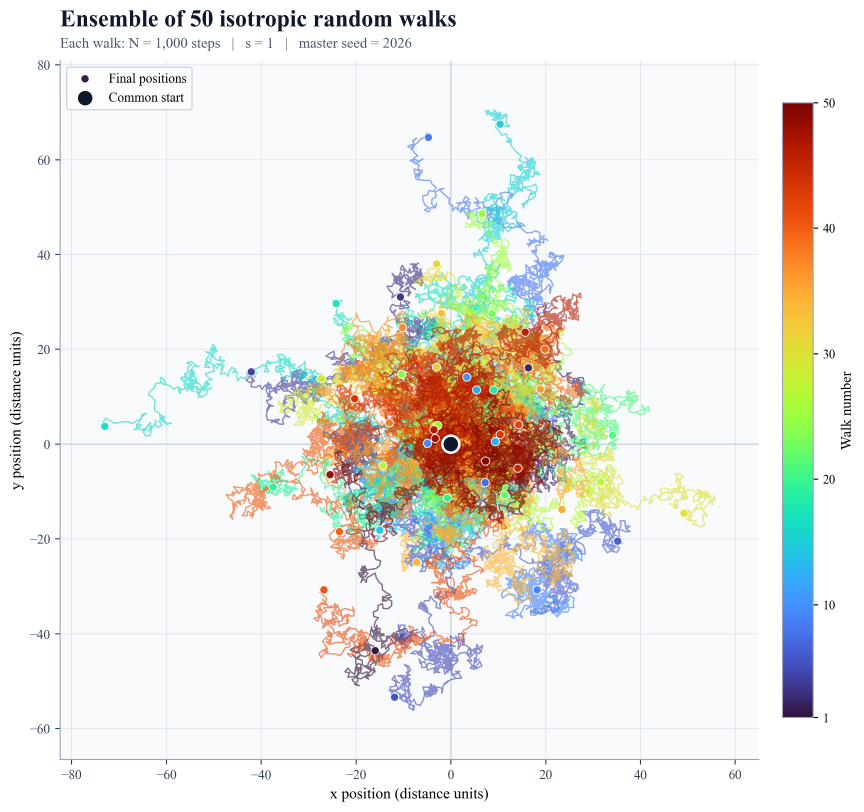
#> input picture figures/task01/fifty_walks.png, 2591 x 2434 px (shown at 1/3 size)
$ python -i build_task01_task02_summaries.py   (imports and definitions only)
#> lines starting #> are read from the running program, lines starting #| are printed output that depends on the picture; after the words box and inside, x2 and y2 are one past the last pixel; in counts of white or black regions, pixels touching at a corner belong together
#> further down, picture is the input picture: PIL image 2591x2434 RGBA; mean R, G, B, A 236.1, 235.7, 231.8, 255
"""Build 4K Times New Roman summary visuals for Tasks 1 and 2."""

from __future__ import annotations

from pathlib import Path

from PIL import Image, ImageChops, ImageDraw, ImageFont, ImageOps


ROOT = Path(__file__).resolve().parent.parent
CANVAS_SIZE = (3840, 2160)
WHITE = "#FFFFFF"
INK = "#142038"
MUTED = "#61728B"
GRID = "#CBD5E1"
BLUE = "#087DB7"
GREEN = "#0A9B72"
ORANGE = "#D45A00"

FONT_DIRECTORY = Path("/System/Library/Fonts/Supplemental")
FONT_REGULAR = FONT_DIRECTORY / "Times New Roman.ttf"
FONT_BOLD = FONT_DIRECTORY / "Times New Roman Bold.ttf"
FONT_ITALIC = FONT_DIRECTORY / "Times New Roman Italic.ttf"


# [5 lines left out: function _font, not called in this run]


def _trim_white(image: Image.Image, *, margin: int = 24) -> Image.Image:
#> called with margin = 24
    rgb = image.convert("RGB")
    background = Image.new("RGB", rgb.size, WHITE)
#> background: PIL image 2591x2434 RGB; every value is 255
    difference = ImageChops.difference(rgb, background).convert("L")
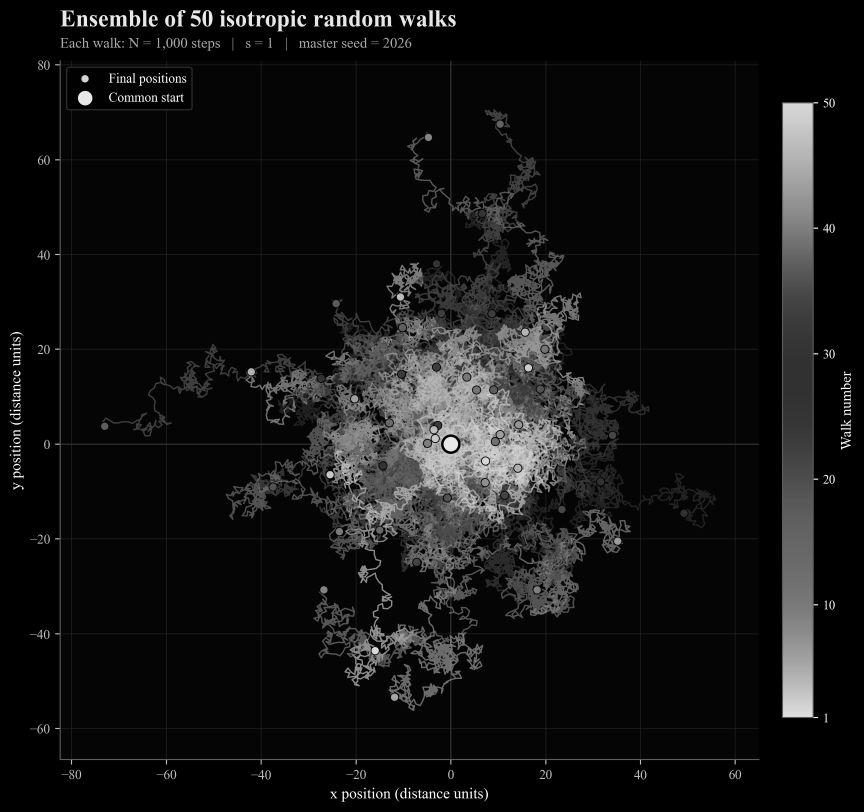
#> difference: PIL image 2591x2434 L (shown at 1/3 size); min 0, max 255, mean 19.4
    difference = difference.point(lambda value: 255 if value > 8 else 0)
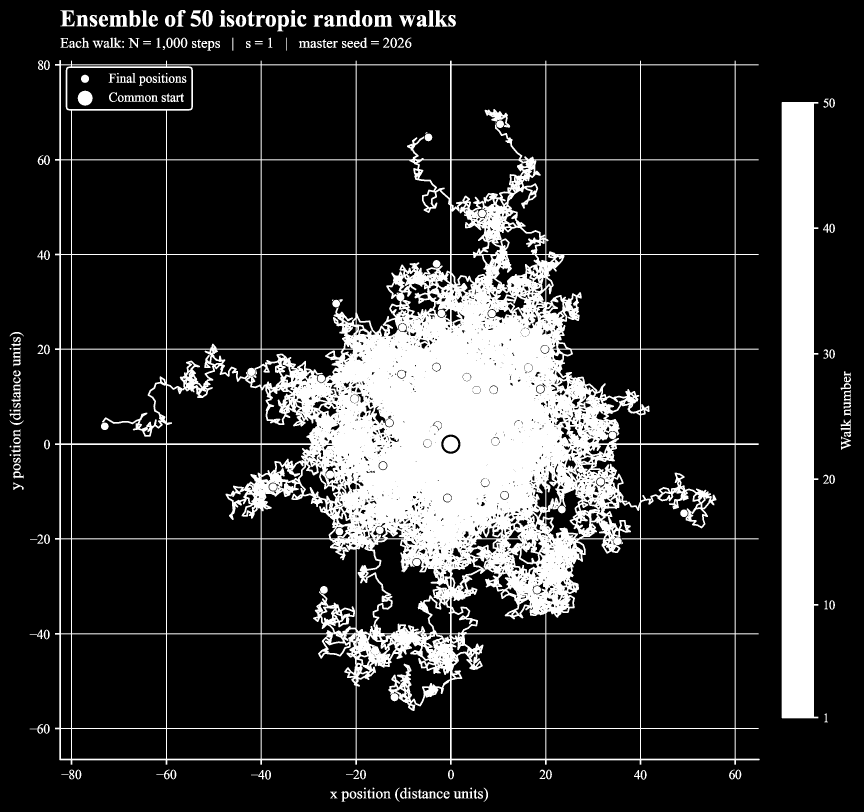
#> difference: PIL image 2591x2434 L (shown at 1/3 size); 17.6% white; 244 white regions (5 under 20 px), largest, box (x1, y1, x2, y2) and area: (165, 180, 2279, 2294) 861368, (2345, 306, 2455, 2155) 179741, (233, 272, 278, 317) 1557
    box = difference.getbbox()
#> box = (29, 30, 2553, 2405)
    if box is None:
        return rgb
    left = max(0, box[0] - margin)
#> left = 5
    top = max(0, box[1] - margin)
#> top = 6
    right = min(rgb.width, box[2] + margin)
#> right = 2577
    bottom = min(rgb.height, box[3] + margin)
#> bottom = 2429
    return rgb.crop((left, top, right, bottom))
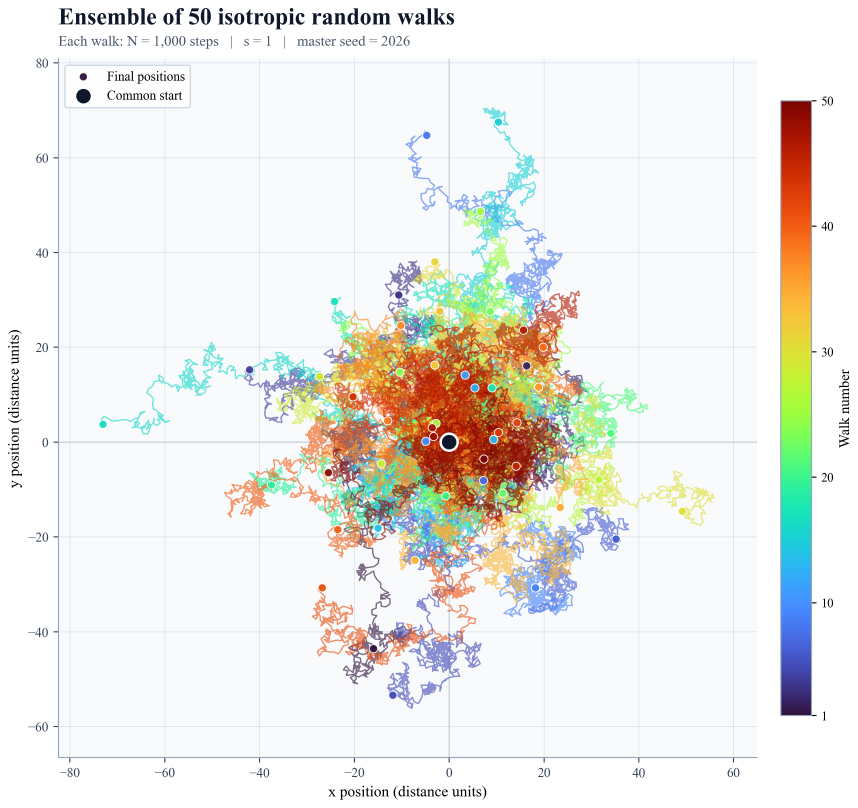
#> returned value: PIL image 2572x2423 RGB (shown at 1/3 size); mean R, G, B 235.9, 235.5, 231.5


# [193 lines left out: functions _place_image, _centred_text, _card, build_task01, build_task02, main, not called in this run]


# [2 lines not run here, left out]

>>> from PIL import Image
>>> picture = Image.open('../figures/task01/fifty_walks.png')
>>> result = _trim_white(picture)

$ run again, on figures/task01/single_walk.png
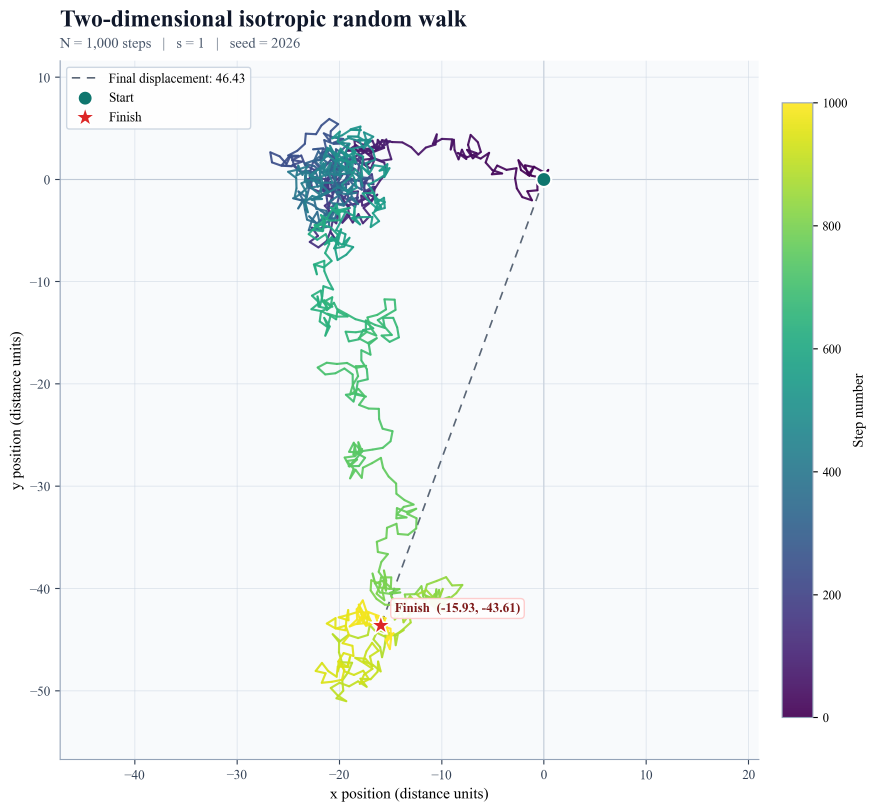
#> input picture figures/task01/single_walk.png, 2628 x 2434 px (shown at 1/3 size)
#> picture is the input picture: PIL image 2628x2434 RGBA; mean R, G, B, A 240.5, 244.3, 244.5, 255
#> background: PIL image 2628x2434 RGB; every value is 255
#> in _trim_white, `difference = difference.point(lambda value: 255 if value > 8 else 0)`:
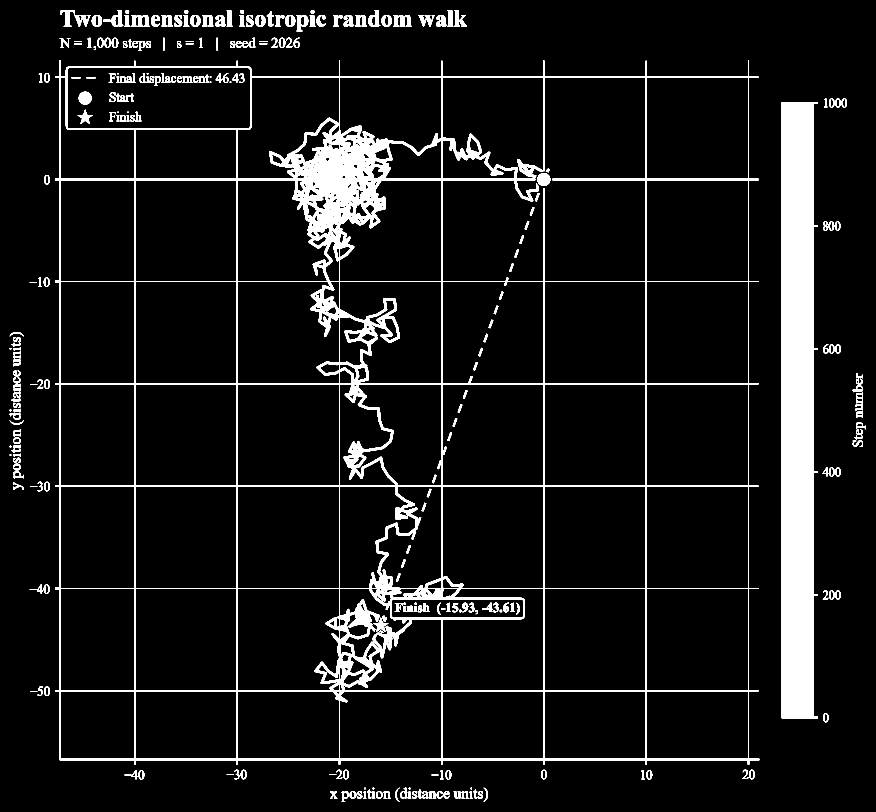
#> difference: PIL image 2628x2434 L (shown at 1/3 size); 7.9% white; 271 white regions (5 under 20 px), largest, box (x1, y1, x2, y2) and area: (165, 180, 2279, 2294) 258859, (2344, 306, 2454, 2155) 179741, (1180, 45, 1235, 80) 1246
#> box = (29, 30, 2597, 2405)
#> left = 5
#> top = 6
#> right = 2621
#> bottom = 2429
#> in _trim_white, `return rgb.crop((left, top, right, bottom))`:
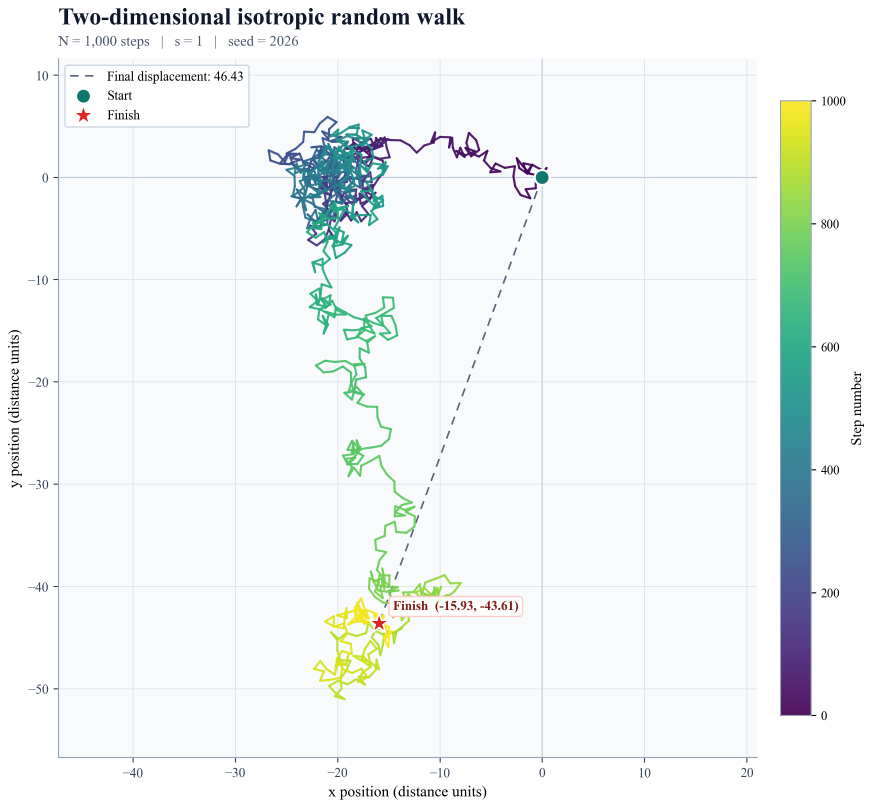
#> returned value: PIL image 2616x2423 RGB (shown at 1/3 size); mean R, G, B 240.3, 244.2, 244.4

$ run again, on figures/task01/statistical_validation.png
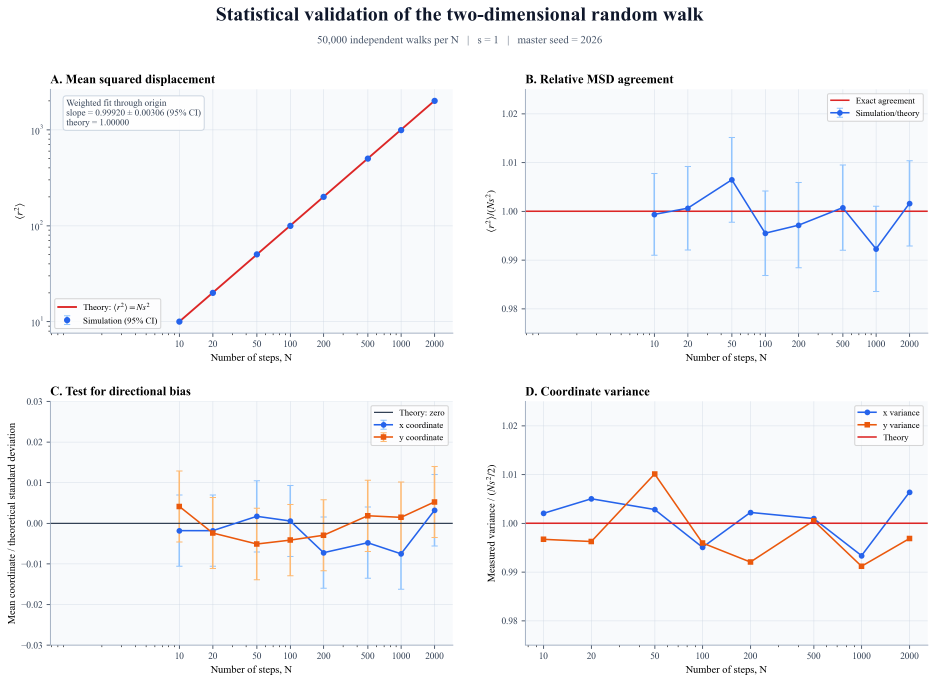
#> input picture figures/task01/statistical_validation.png, 3740 x 2729 px (shown at 1/4 size)
#> picture is the input picture: PIL image 3740x2729 RGBA; mean R, G, B, A 245.7, 246.4, 248.2, 255
#> background: PIL image 3740x2729 RGB; every value is 255
#> in _trim_white, `difference = difference.point(lambda value: 255 if value > 8 else 0)`:
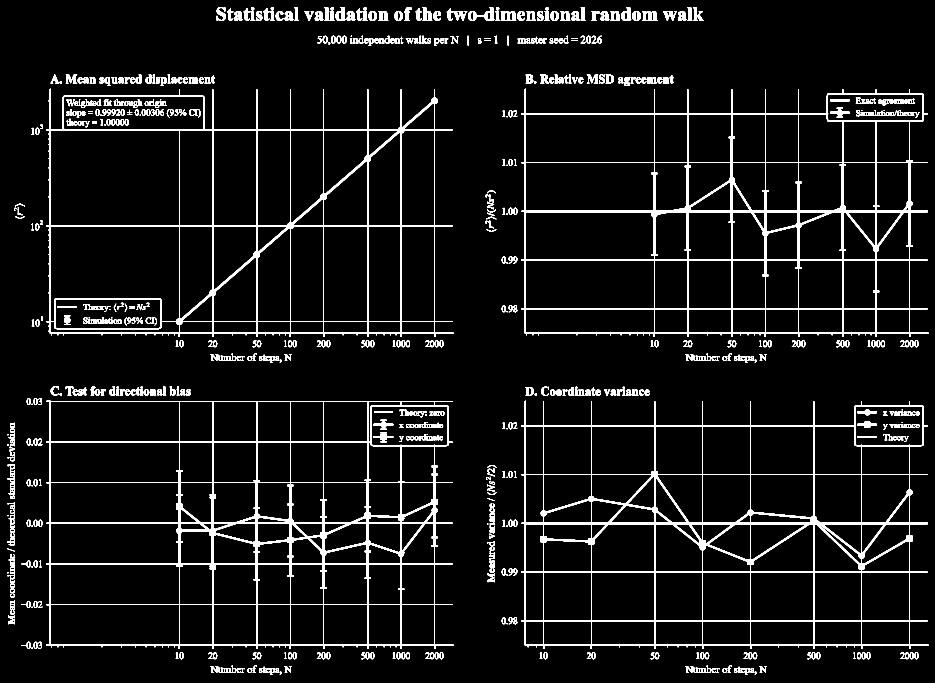
#> difference: PIL image 3740x2729 L (shown at 1/4 size); 5.4% white; 698 white regions (22 under 20 px), largest, box (x1, y1, x2, y2) and area: (186, 1603, 1814, 2596) 106519, (2086, 1603, 3714, 2596) 101327, (2086, 355, 3714, 1348) 97052
#> box = (30, 28, 3714, 2700)
#> left = 6
#> top = 4
#> right = 3738
#> bottom = 2724
#> in _trim_white, `return rgb.crop((left, top, right, bottom))`:
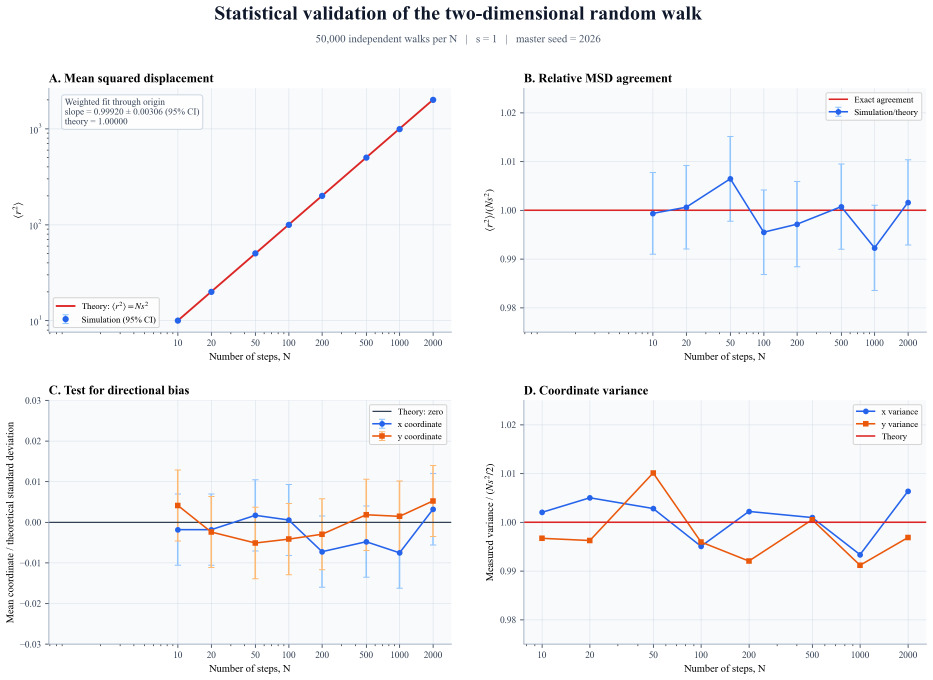
#> returned value: PIL image 3732x2720 RGB (shown at 1/4 size); mean R, G, B 245.6, 246.4, 248.2
